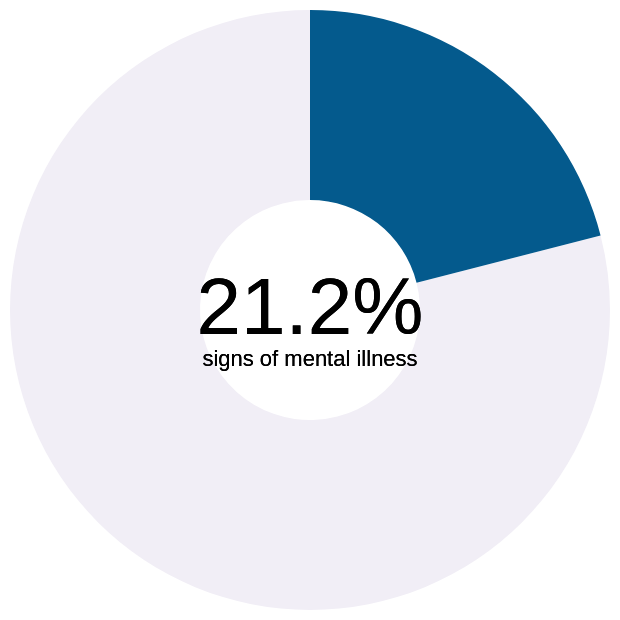

Vega-Lite specification stored for this chart:
### Vega-Lite specification from a JSON file in a GitHub repository (floating-point values rounded to 4 significant figures)
{"$schema": "https://vega.github.io/schema/vega-lite/v5.json", "width": "container", "data": {"values": [{"category": "Signs of Mental Illness", "value": 0.79}, {"category": "No Signs of Mental Illness", "value": 0.21}]}, "layer": [{"mark": {"type": "arc", "innerRadius": 55}, "encoding": {"theta": {"field": "value", "type": "quantitative"}, "color": {"field": "category", "scale": {"range": ["#045a8d", "#f1eef6"]}, "legend": null}}}, {"mark": {"type": "text", "text": "21.2%", "fontSize": 40}, "encoding": {"color": {"value": "black"}}}, {"mark": {"type": "text", "text": "signs of mental illness", "dy": 25}, "encoding": {"color": {"value": "black"}}}]}
